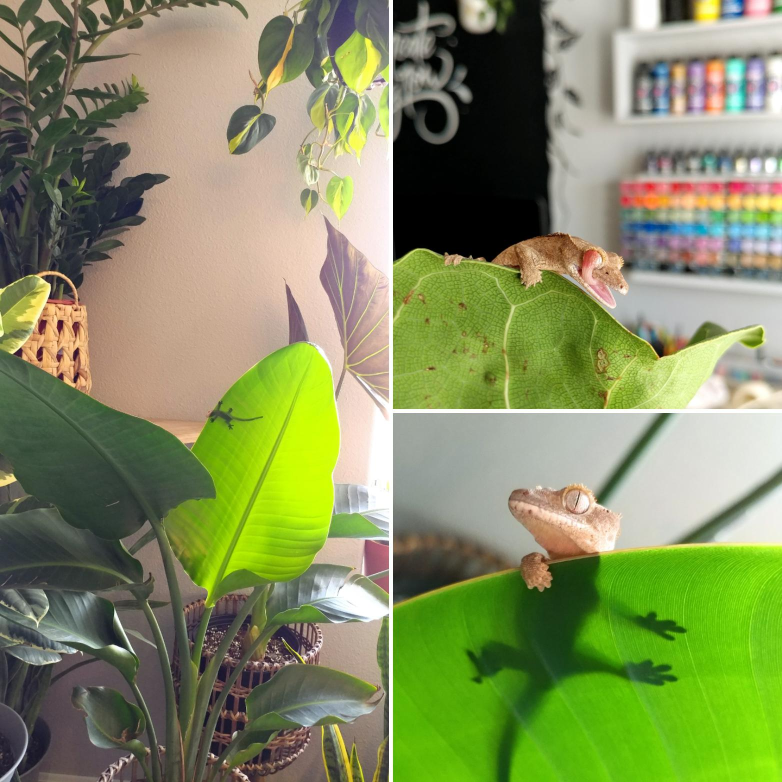
#> input picture lab2/images/lizard.jpg, 1564 x 1564 px (shown at 1/2 size)
$ jupyter execute --allow-errors lab2-linear_models_neural_nets_SVM.ipynb
#> lines starting #> are read from the running program, lines starting #| are printed output that depends on the picture
# Lab 2: Linear models, neural networks and SVMs

Now the first lab is complete which recapped Python, Jupyter Notebooks and NumPy operations and introduced scikit-learn (go back over the lab if you're unsure about anything as this lab builds from it), it's time to implement some key supervised learning algorithms: linear regression, neural networks and support vector machines (SVMs).

## Importing the libraries

This lab requires `h5py` package to interact with a dataset that is stored in an H5 file and `imageio` & `PIL` packages for image processing. If you don't have these packages then install using pip3 or conda, as an example run:
```
$ conda install h5py
```

Firstly, we'll import the required packages by running the cell below.

[cell 1]
import numpy as np
import matplotlib.pyplot as plt
from matplotlib.colors import ListedColormap
from sklearn.linear_model import LinearRegression, LogisticRegression
from sklearn.preprocessing import PolynomialFeatures
from sklearn.neural_network import MLPClassifier
from sklearn.metrics import plot_confusion_matrix
from sklearn.model_selection import GridSearchCV, RandomizedSearchCV
from sklearn.svm import SVC
from sklearn.datasets import make_moons

import h5py
import imageio
from PIL import Image
from utils import * # image processing functions from utils.py

## 1) Linear models for regression
Much of machine learning is about fitting functions to data and we begin with linear models, a class of models that are linear functions of the adjustable parameters. The simplest form of linear models are also linear functions of the input variables (simply known as linear regression). For example, for a 3-dimensional (D=3) input $\mathbf{x}=[x_1, x_2, x_3]^T$, linear regression is a linear combination of the input variables plus a constant $b$:

$$ f(\mathbf{x};\mathbf{w},b) = w_1 x_1 + w_2 x_2 + w_3 x_3 + b = \mathbf{w}^T \mathbf{x}  + b \qquad(1) $$

where $\mathbf{w}$ is a 3-dimensional vector of weights and the constant bias $b$ gives the value of the function at the origin.

We want to find the parameters, $\mathbf{w}$, of the linear function that best fits our training dataset of input-output pairs. We will first express our dataset of N examples as an NxD matrix called the *design matrix*, $X$, and the corresponding observed outputs into an Nx1 column vector, $\mathbf{y}$.

$$ \mathbf{y} = \left[ \begin{array}{c}y^{(1)} \\ y^{(2)} \\ \vdots \\ y^{(N)} \end{array} \right],
    \qquad
    X = \left[ \begin{array}{c}\mathbf{x}^{(1)\top} \\ \mathbf{x}^{(2)\top} \\ \vdots \\ \mathbf{x}^{(N)\top} \end{array} \right]
    = \left[ \begin{array}{cccc}
        x_1^{(1)} & x_2^{(1)} & \cdots & x_D^{(1)} \\
        x_1^{(2)} & x_2^{(2)} & \cdots & x_D^{(2)} \\
        \vdots & \vdots & \ddots & \vdots \\
        x_1^{(N)} & x_2^{(N)} & \cdots & x_D^{(N)} \\
\end{array} \right] $$

$$ \mathbf{f} = X\mathbf{w} + b \qquad(2) $$

Expressing the data in the form of a matrix and vector allows us to use the notation of linear algebra to derive the solution. This improves readability and maps more closely to how this is implemented efficiently in code with matrix-vector operations.

We can compute the total square error of the function values above, compared to the observed training set values:

$$ \sum_{n=1}^N [y^{(n)} - f(\mathbf{x}^{(n)};\mathbf{w},b)]^2 = (\mathbf{y}-\mathbf{f})^T(\mathbf{y}-\mathbf{f}) \qquad(3) $$

The least-squares fitting problem is finding the parameters that minimise this error.

Note that there is a notational trick that allows for the bias term, $b$, to be omitted from equations 1 and 2 above. If we construct our design matrix to include an additional column/dimension (so that it is now NxD+1) containing a vector of 1's then the bias term can simply be interpreted  as another weight (i.e. $b = \mathbf{w}_{D+1}^{(n)}\mathbf{x}_{D+1}^{(n)}$ where $\mathbf{x}_{D+1}^{(n)} = 1$ for all $n$).

### 1.1) Least squares fitting

We will begin by generating a series of points from a given quadratic (non-linear) equation $y=(x-1)(x-5) = x^2-6x+5$ with normally distributed noise added i.e. $\mathcal{N}(\mu=0,\sigma=5)$.

[cell 2]
np.random.seed(0)
N = 30
sigma = 5
x = np.sort(np.random.sample((N,1)))*10
y = (x-1)*(x-5) + np.random.normal(0,sigma,N).reshape(-1, 1)

fig, ax = plt.subplots(figsize=(6,4))
ax.scatter(x, y)
ax.set_xlabel('x')
ax.set_ylabel('y')
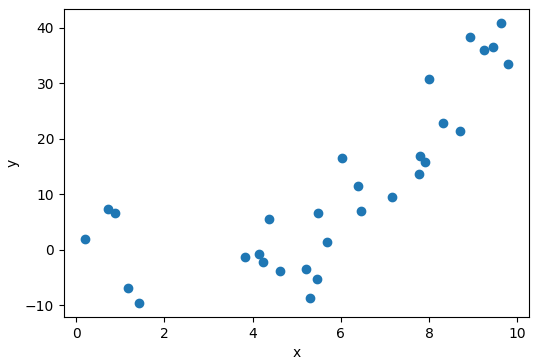
#> figure drawn by matplotlib, 1 panel

Fit a linear function to the generated data, print $w_1$ and $b$ (or $w_0$) and plot the learnt function.

As a helper:
- 1) Create the array $X_{bias}$ by concatenating a vector of ones to $X$ (use [np.concatenate](https://numpy.org/doc/stable/reference/generated/numpy.concatenate.html))
- 2) Calculate $w$ using [np.linalg.lstsq](https://numpy.org/doc/stable/reference/generated/numpy.linalg.lstsq.html)
- 3) Generate predictions $y_{pred}$ for the fitted function
- 4) Plot the learnt linear function alongside the original data points.

[cell 3]
# write your code here
ones = np.ones((N, 1))
x_bias = np.concatenate((x, ones), axis=1)

w, c = np.linalg.lstsq(x_bias, y, rcond=None)[0]

print(f"w: {w}, intercept: {c}")

y_pred = w*x + c

fig, ax = plt.subplots(figsize=(6,4))
ax.scatter(x, y)
ax.plot(x, y_pred)
ax.set_xlabel('x')
ax.set_ylabel('y')
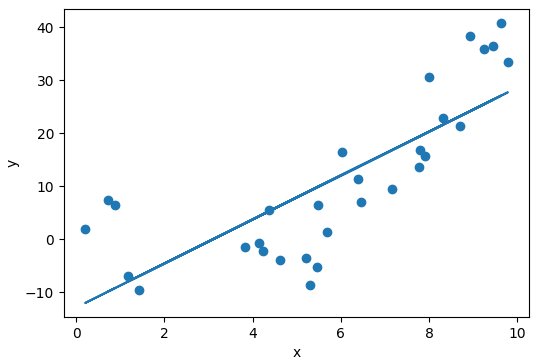
#> figure drawn by matplotlib, 1 panel

Now use [scikit-learn](https://scikit-learn.org/stable/modules/linear_model.html#ordinary-least-squares) to fit the linear model. Do you get the same $w_1$ and $b$ (coefficient and intercept)? Is the model overfitting or underfitting?

[cell 4]
# write your code here
reg = LinearRegression()
reg.fit(x_bias, y)

scikit_y_pred = reg.coef_[0][0]*x + reg.intercept_

print(f"w: {reg.coef_[0][0]}, intercept: {reg.intercept_}")

fig, ax = plt.subplots(figsize=(6,4))
ax.scatter(x, y)
ax.plot(x, scikit_y_pred)
ax.set_xlabel('x')
ax.set_ylabel('y')

### 1.2) Non-linear regression: polynomial fitting
Remember that the linear regression model from exercise 1.1 was unable to fit the data well because the data was not linear. We  extend the class of linear models by considering linear combinations of a set of fixed non-linear functions, or basis functions, (see Bishop section 3.1 for more information on basis functions) applied to the input data. Examples of basis functions include the Gaussian basis function and sigmoid basis function but here we will use a polynomial basis function (see Bishop section 3.1 for more details of basis functions). The purpose for doing this is to transform the data into a higher dimensional space such that a linear function can be fit to it.

To fit a polynomial function, we use the following matrix $\Phi$ with the rows $\phi$ consisting of the polynomial basis function.

$$
\Phi = \left[ \begin{array}{ccccc}
        \phi_1(x^{(1)}) & \phi_2(x^{(1)}) & \phi_3(x^{(1)}) & \cdots & \phi_K(x^{(1)}) & \\
        \phi_1(x^{(2)}) & \phi_2(x^{(2)}) & \phi_3(x^{(2)}) & \cdots & \phi_K(x^{(2)}) & \\
        \vdots & \vdots & \vdots & \ddots & \vdots \\
        \phi_1(x^{(N)}) & \phi_2(x^{(N)}) & \phi_3(x^{(N)}) & \cdots & \phi_K(x^{(N)}) & \\
        \end{array} \right] =
        \left[ \begin{array}{ccccc}
        1 & x^{(1)} & {(x^{(1)})}^2 & \cdots & {(x^{(1)})}^{K-1} \\
        1 & x^{(2)} & {(x^{(2)})}^2 & \cdots & {(x^{(2)})}^{K-1} \\
        \vdots & \vdots & \vdots & \ddots & \vdots \\
        1 & x^{(N)} & {(x^{(N)})}^2 & \cdots & {(x^{(N)})}^{K-1} \\
        \end{array} \right]
$$

$$ f(\mathbf{x}) = \mathbf{w}^T \phi (\mathbf{x}) \qquad(4) $$

Notice that the function we are fitting now is non-linear in $\mathbf{x}$ but we can still apply linear regression in the same way as before because the function is still linear in both $\phi(\mathbf{x})$ and $\mathbf{w}$.

Use scikit-learn [PolynomialFeatures](https://scikit-learn.org/stable/modules/generated/sklearn.preprocessing.PolynomialFeatures.html?highlight=polynomial#sklearn.preprocessing.PolynomialFeatures) to fit a second order polynomial to the data, plot the fit line.

[cell 5]
# write your code here
x_bias_2 = np.concatenate((x**2, x_bias), axis=1)

degree = 2
poly = PolynomialFeatures(degree)
x_fitted = poly.fit_transform(x, y)
reg.fit(x_fitted, y)

reg.coef_[0][0] = reg.intercept_

# scikit_poly_y_pred = reg.coef_[0][1]*x + reg.coef_[0][2]*x**2 + reg.intercept_
new_scikit_poly_y_pred = np.dot(reg.coef_[0], x_fitted.T).T

print(f"w0: {reg.coef_[0][0]}, w1: {reg.coef_[0][1]}, w2: {reg.coef_[0][2]}, intercept: {reg.intercept_}")

fig, ax = plt.subplots(figsize=(6,4))
ax.scatter(x, y)
ax.scatter(x, new_scikit_poly_y_pred)
ax.set_xlabel('x')
ax.set_ylabel('y')

Increase the order of the polynomial. When does the model start to overfit? Which order of polynomial would you use?

## 2) Neural Network for Image Classification
In this section we are going to recap the ideas behind deep neural networks and implement a network to classify cat images (I can sense the excitement).

The dataset we will use is a set of labeled images containing cats (label=1) and non-cats (label=0). Run the cell below to load in train and test splits of the dataset from the local `data.h5` file. Make sure you have downloaded this data file in addition to the notebook from the lab repository.

#> (a cell that did not finish here is left out)

The following cell displays an image in the dataset - change the index and re-run the cell to see other images.

[cell 7]
# Example of a cat picture
index = 57
#> (the rest of this cell did not finish here and is left out)

### 2.1) Explore the dataset
Print the values of:
- a) number of training examples (`num_train`)
- b) number of test examples (`num_test`)
- c) height/width of image or the number of pixels (`num_px`).

Note, `train_set_x_orig` is a numpy-array of shape (`num_train`, `num_px`, `num_px`, 3).

#> (a cell that did not finish here is left out)

### 2.2) Reshape the images
Reshape the training (`train_x_orig`) and test (`test_x_orig`) data sets so that each image is flattened into column vector.

<caption><center> <u>Figure 1</u>: Image to vector conversion. <br> </center></caption>

Print the shape of the reshaped training and testing datasets.

#> (a cell that did not finish here is left out)

### 2.3) Standardise the images
The pixel value is a vector of three numbers (representing the RGB channels) ranging from 0 to 255. A common preprocessing step in machine learning is to standardise your dataset (subtract the mean and then divide by the standard deviation). For picture datasets, it is simpler and more convenient to apply min-max normalisation by dividing every value by 255.

Apply min-max normalization to the dataset and check the minimum and maximum are 0 and 1, respectively.

#> (a cell that did not finish here is left out)

### 2.4) Logistic regression classifier
Logistic regression, despite its name, is a linear model for classification. The probabilities describing the possible outcomes of a classification are modeled using a logistic (sigmoid) function.

$$sigmoid(x) = \frac{1}{1+e^{-x}}$$

Logistic regression can be thought of as a neural network with a single node with a sigmoid activation function.

<caption><center> <u>Figure 2</u>: Logistic regression classifier.</center></caption>

Use scikit-learn's [logistic regression](https://scikit-learn.org/stable/modules/generated/sklearn.linear_model.LogisticRegression.html?highlight=logistic#sklearn.linear_model.LogisticRegression) to train a cat classifier. What's the classifier's accuracy on the training and test sets?

Hint, the classifier `fit` method has the following inputs:
- Training data with shape (`n_samples`, `n_features`)
- Target values with shape (`n_samples`,). Use `.flatten()` to collapse a 2-D array to a 1-D array.

#> (a cell that did not finish here is left out)

### Neural network architecture
We will initially build a fully connected neural network with one hidden layer (i.e. one layer between input and output). When using more than one hidden layer we define it as a deep neural network.

<caption><center> <u>Figure 3</u>: 2-layer neural network.</center></caption>


- ***INPUT:*** $ x = [x_0,x_1,...,x_{12287}] \quad x_i \in [0,1] $

The input is a (64,64,3) image which we have already flattened to a vector of size (12288,1) and standardised.

- ***LINEAR:*** $ z^{[1]} = W^{[1]} x + b^{[1]} $

The input vector is multiplied by the weight matrix $W^{[1]}$ of size $(n^{[1]}, 12288)$ and then a bias term is added in a linear transformation. $n^{[1]}$ is the number of neurons in the hidden layer.

- ***RELU:*** $ a^{[1]} = RELU(z^{[1]}) = max(0,z^{[1]}) $

A non-linear activation function is then applied, in this case a rectified linear unit (or ReLU which outputs the maximum of the input and 0).

- ***LINEAR:*** $ z^{[2]} = W^{[2]} a^{[1]} + b^{[2]} $

A linear transformation is applied to the output of the hidden layer $ a^{[1]} $.

- ***SIGMOID:*** $ \hat{y} = a^{[2]} = \sigma(z^{[2]}) = \frac{1}{1 + e^{-z^{[2]}}} $

Given it's a binary classification task (cat or no cat) then the sigmoid or logistic function is the activation of the output layer (this is automatically selected by scikit-learn).

- ***OUTPUT:*** $ \hat{y} $

The output is the probability the photo contains a cat so if the value is greater than 0.5 the prediction is cat.

The overall process from inputs to outputs is known as forward propagation, see Bishop section 5.1 for more information.

### Training a neural network
Neural networks are trained by learning the weights $W$ and biases $b$ in the hidden and output layers such that the network outputs the correct labels as optimally as possible. How well the network is performing is defined by a loss function, here the log loss (also called logistic regression loss or cross-entropy loss). The cost function $J$ which drives training is the sum of all the errors (log losses) for all the training examples in the training set.

$$ J = -\frac{1}{m}\sum_{i=1}^{m}y^{(i)}\log(\hat{y}^{(i)})+(1-y^{(i)})\log(1-\hat{y}^{(i)}) $$

The goal of neural network optimisation is to learn weights and biases that minimise the cost function. This is done by backpropagating the cost function error from the output layer, through the network to the first hidden layer. During this process the weights and biases are updated by gradient decent optimisation (using the cost function gradient with respect to all weights and bias).

For a parameter $\theta$, a simple gradient decent update rule is $ \theta = \theta - \eta \text{ } d\theta$, where $\eta$ is the learning rate (see Bishop section 5.2 and 5.3 for more information). More complex optimisation algorithms exist, for example the popular [Adam optimiser](https://arxiv.org/pdf/1412.6980).

### 2.4) Implement the neural network in scikit-learn
Thankfully, we don't need to construct the neural network manually and instead can use scikit-learn's [multi-layer perceptron (MLP) classifier](https://scikit-learn.org/stable/modules/generated/sklearn.neural_network.MLPClassifier.html#sklearn.neural_network.MLPClassifier).

Construct and train a neural network using MLP classifier with the following hyperparameters:
- Single hidden layer with 64 neurons.
- RELU activation function
- Stochastic gradient descent optimiser
- Initial learning rate $ \eta = 0.001 $ ($1e-3$)
- No regularisation $ \alpha = 0 $

Plot the loss curve (using `clf.loss_curve_`) which shows the network learning as the number of iteration increases.

Has the loss curve flat-lined? Hint, you may have to specify the `max_iter` and `n_iter_no_change` parameters.

[cell 12]
# write your code here
clf = MLPClassifier(random_state=0, max_iter=1000,
                    hidden_layer_sizes=(64), activation="relu", solver="sgd",
                    learning_rate_init=0.00031992671377973844, alpha=0.6135907273413176)

#> (the rest of this cell did not finish here and is left out)

### 2.5 Evaluation
How does the neural network perform on the training and test data? Print the training and testing accuracy. Is classifier overfitting?

A confusion matrix is a way to visualise the performance of a classification model by showing the counts of the predicted and actual labels. The following terms are important metrics in classification tasks:
- total number of positives in the dataset i.e. cat images (P)
- total number of negatives in the dataset i.e. non cat images (N)
- number of correct positive predictions (TP)
- number of correct negative predictions (TN)
- number of incorrect positive predictions (FP)
- number of incorrect negative predictions (FN)
- accuracy $= \frac{TP+TN}{P+N}$
- sensitivity, recall or true positive rate $= \frac{TP}{P}$
- specificity or true negative rate $= \frac{TN}{N}$
- precision $= \frac{TP}{TP+FP}$

Plot the [confusion matrix](https://scikit-learn.org/stable/modules/generated/sklearn.metrics.plot_confusion_matrix.html#sklearn.metrics.plot_confusion_matrix) for the test data. Where is the classifier making mistakes?

#> (a cell that did not finish here is left out)

### Hyperparameter tuning using cross-validation
The performance of a neural network after training is highly dependent on how the hyperparameters are chosen. In contrast to the network parameters, $W$ and $b$, a hyperparameter refers to something that is fixed (usually manually chosen by the person training the model) throughout training and used to control the training process. Hyperparameters include the number of hidden layers, number of neurons in the hidden layers, learning rate, mini-batch size (for stochastic gradient descent optimisers) and regularisation parameter $\alpha$.

Cross-validation (CV for short) is used to evaluate model performance for model selection and to tune hyperparameters. In k-fold CV the training set is split into k smaller sets (called folds) and each fold is used as a validation set for models trained on all the other folds.

<caption><center> <u>Figure 3</u>: 5 fold cross validation.</center></caption>

The performance of a model is measured by the average score (error) for all the fold. A test set should still be held out for final evaluation. For more information on CV see Bishop section 1.3.

Scikit-learn offers two approaches to search the hyperparameter space using cross validation: [GridSearchCV](https://scikit-learn.org/stable/modules/generated/sklearn.model_selection.GridSearchCV.html#sklearn.model_selection.GridSearchCV) which considers all parameter combinations and [RandomizedSearchCV](https://scikit-learn.org/stable/modules/generated/sklearn.model_selection.RandomizedSearchCV.html#sklearn.model_selection.RandomizedSearchCV) which samples a given number of candidates from a parameter space with a specified distribution.

### 2.6) Tune the learning rate and regularisation parameter using CV
The learning rate $\eta$ is an important hyperparameter to tune. Choosing a value that is too small will result in training that takes too long to converge and a value too large will cause instabilities in the training that prevent convergence. The regularisation parameter $\alpha$ controls the weighting of L2 regularisation in the cost function to help with overfitting by encouraging smaller weights leading to a smoother decision boundary.

Use RandomizedSearchCV to perform hyperparameter tuning of learning rate and regularisation parameter (limit the number of iterations `n_iter` ~10 and number of folds `cv` ~ 3 keep to reasonable training times).

A good methodology is to start with a wide range of hyperparameter values before homing in over a finer range.

Hint, use [numpy.logspace](https://numpy.org/doc/stable/reference/generated/numpy.logspace.html) to define the range of the hyperparameters spaced over a log scale for example:
```Python
alphas = np.logspace(-3, 0, 100)
learning_rates = np.logspace(-4, -2, 100)
```

[cell 14]
# write your code here
alphas = np.logspace(-3, 0, 100)
learning_rates = np.logspace(-4, -2, 100)

mlp_clf = MLPClassifier(random_state=0, max_iter=10,
                    hidden_layer_sizes=(64), activation="relu", solver="sgd")

clf = RandomizedSearchCV(mlp_clf, {"learning_rate_init": learning_rates, "alpha": alphas}, random_state=0, cv=3)

#> (the rest of this cell did not finish here and is left out)

#> (a cell that did not finish here is left out)

It is common to create deep networks for most tasks with complexity controlled not by the network size (number of layers and nodes per layer) but with regularisation. Regularisation is a general term describing ways to control the complexity of a neural network in order to avoid overfitting. We have already discussed (and tuned) the L2 regularisation term of the error function.

Dropout is another regularisation technique and has been shown as an effective way of preventing overfitting but is unfortunately not implemented scikit-learn MLP. For dropout it's recommended to use either the [PyTorch](https://pytorch.org/tutorials/) or [TensorFlow/Keras](https://www.tensorflow.org/tutorials) frameworks which offer far more flexibility in neural network architectures as opposed to scikit-learn and faster training on GPUs.

Can you improve the performance of the network by tuning the various hyperparameters?

### 2.7) Just for fun, test your classifier with your own image
Upload a photo into the images folder and change the `my_image` variable in the cell below.

[cell 16]
my_image = "lizard.jpg" # change this to the name of your image file

fname = "images/" + my_image
image = np.array(imageio.imread(fname))
#> image is the input picture: shape (1564, 1564, 3); mean R, G, B 131.6, 142.5, 95
#> (the rest of the program and of its run is left out)
